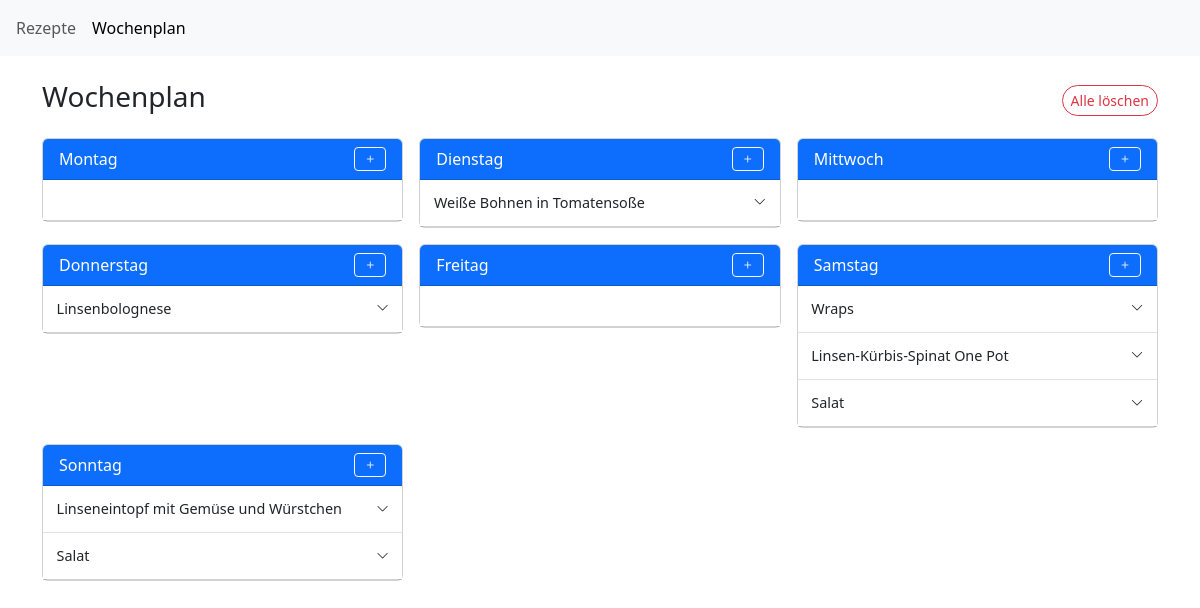
Before: /recipes/weekly-plan/ with the older database file.
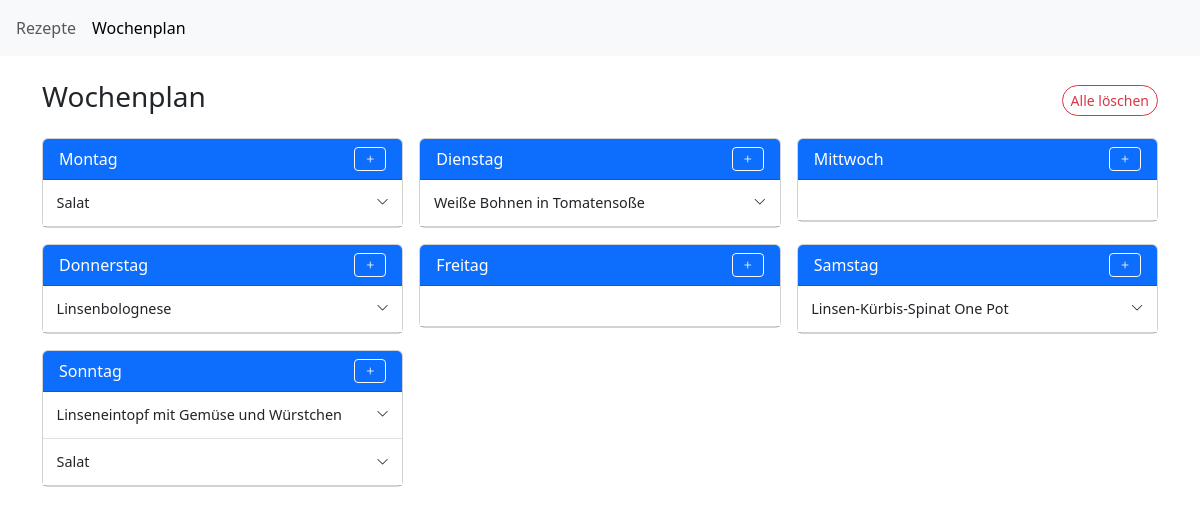
After: the same page with the newer database file.
### recipes/models.py (models this page shows, shortened)
class WeeklyPlanEntry(models.Model):
    plan = models.ForeignKey(WeeklyPlan, related_name="entries", on_delete=models.CASCADE)
    day = models.CharField(max_length=10, choices=DAY_CHOICES)
    recipe = models.ForeignKey('Recipe', on_delete=models.CASCADE)
    comment = models.TextField(blank=True)
    class Meta:
        ordering = ['day', 'id']  # damit die Einträge in Tagesreihenfolge angezeigt werden

class Recipe(models.Model):
    title = models.CharField(
        max_length=200,
        help_text="Titel"
    )
    slug = models.SlugField(
        unique=True,
        blank=True
    )
    servings = models.PositiveIntegerField(
        help_text="Portionen",
        null=True,
        blank=True,
    )
    image = models.ImageField(
        upload_to='recipes/',
        blank=True,
        null=True,
        help_text="Hauptbild"
    )
    labels = models.ManyToManyField(
        "Label",
        blank=True,
        help_text="Label"
    )
    duration_minutes = models.PositiveIntegerField(
        null=True,
        blank=True,
        help_text="Gesamtdauer des Rezepts in Minuten"
    )
    working_time = models.PositiveIntegerField(
        null=True,
        blank=True,
        help_text="Arbeitsdauer des Rezepts in Minuten"
    )
    temperature_celsius = models.PositiveIntegerField(
        null=True,
        blank=True,
        help_text="Back-/Ofentemperatur in °C (Ober-/Unterhitze)"
    )
    ingredients = models.CharField(
        null=True,
        blank=True,
        max_length=1000,  # Du solltest hier eine Länge definieren, falls du lange Zutatenlisten erwartest
        help_text="Zutaten"
    )
    steps = models.CharField(
        null=True,
        blank=True,
        max_length=1000,  # Ebenso für Schritte
        help_text="Anleitung"
    )
    cooked_count = models.PositiveIntegerField(
        default=0,
        help_text="So oft wurde das Rezept schon gekocht"
    )
    external_link = models.URLField(
        blank=True,
        null=True,
        help_text="Fügen Sie einen externen Link hinzu."
    )  # Neues Feld für den externen Link
    def get_absolute_url(self):
        return reverse("recipes:detail", kwargs={"slug": self.slug})

### recipes/views.py (the view, shortened to what this page needs)
# urls.py: path('weekly-plan/', views.weekly_plan_view, name='weekly_plan'),
def weekly_plan_view(request):
    week_start = date(2000, 1, 1)
    plan, _ = WeeklyPlan.objects.get_or_create(week_start=week_start)
    params = request.GET.copy()
    action = params.get("action")
    recipe_id = params.get("recipe_id")
    day = params.get("day")
    if action == "add" and recipe_id and day in DAYS:
        recipe = get_object_or_404(Recipe, id=recipe_id)
        WeeklyPlanEntry.objects.create(plan=plan, day=day, recipe=recipe)
        for key in ["recipe_id", "action", "day", "entry_id"]:
            params.pop(key, None)
        return redirect(f"{reverse('recipes:weekly_plan')}?{params.urlencode()}")
    elif action == "clear":
        plan.entries.all().delete()
        for key in ["action", "recipe_id", "day", "entry_id"]:
            params.pop(key, None)
        return redirect(f"{reverse('recipes:weekly_plan')}?{params.urlencode()}")
    day_entries_list = [(day_name, plan.entries.filter(day=day_name)) for day_name in DAYS]
    context = {
        "plan": plan,
        "day_entries_list": day_entries_list,
        "recipes": Recipe.objects.all(),
        "days": DAYS,  # wichtig für das Dropdown in der Vorlage
    }
    return render(request, "recipes/weekly_plan.html", context)

### recipes/templates/recipes/weekly_plan.html (shortened to what this page needs)
{% extends "recipes/base.html" %}
{% block content %}
<div class="container my-4">
    <div class="d-flex justify-content-between align-items-center mb-3">
        <h3>Wochenplan</h3>
        <a href="?action=clear" class="btn btn-ios-sm-danger" title="Alle Einträge löschen">Alle löschen</a>
    </div>
    <div class="row g-3">
        {% for day, entries in day_entries_list %}
        <div class="col-md-4 col-sm-6">
            <div class="card">
                <div class="card-header bg-primary text-white d-flex align-items-center">
                    <span>{{ day }}</span>
                    <button
                    class="btn btn-sm btn-outline-light ms-auto toggle-btn"
                    data-bs-toggle="collapse"
                    data-bs-target="#collapseTwo{{day}}"
                    aria-expanded="false"
                    >
                        <i class="bi bi-plus plus-icon"></i>
                    </button>
                </div>
                <ul class="list-group list-group-flush day-list" data-day="{{ day }}">
                    {% for entry in entries %}
                    <li class="list-group-item text-muted empty-entry px-1">
                        <div class="accordion small-accordion w-100" id="accordion{{ entry.id }}">
                            <div class="accordion-item w-100">
                                <h2 class="accordion-header">
                                    <button
                                        class="accordion-button collapsed d-flex align-items-center"
                                        type="button"
                                        data-bs-toggle="collapse"
                                        data-bs-target="#collapseOne{{ entry.id }}"
                                        aria-expanded="false"
                                        aria-controls="collapseOne{{ entry.id }}"
                                    >
                                        <span class="flex-grow-1">
                                            {{ entry.recipe.title }}
                                        </span>
                                        <i class="bi bi-chevron-down small ms-2"></i>
                                    </button>
                                </h2>
                            </div>
                        </div>
                        </li>
                    {% empty %}
                        <li class="list-group-item text-muted empty-entry"><span class="invisible">placeholder</span></li>
                    {% endfor %}
                </ul>
            </div>
        </div>
        {% endfor %}
    </div>
</div>
{% endblock %}

Changed rows visible on the page:
removed WeeklyPlanEntry: recipe "Wraps", shown under "Samstag"
changed WeeklyPlanEntry (number 1 of 6 on the later page): moves from the list under "Sonntag" to the list under "Montag"
changed WeeklyPlanEntry (number 6 of 6 on the later page): moves from the list under "Samstag" to the list under "Sonntag"
